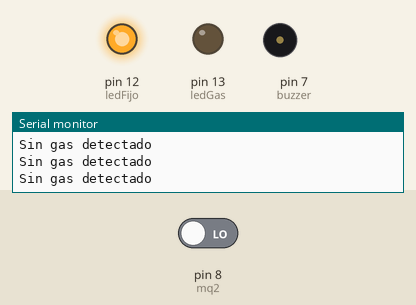
Simulated run of this sketch. Board: Arduino Uno, built with avr-gcc and run on an emulated ATmega328P. Shown: output pins drawn as LEDs (lit = HIGH), buzzer (waves = sounding), the last lines printed to the serial monitor. Inputs (shaded band) come from the test bench; at power-on: pin 8 (mq2) LOW.

Above: at 2.8 s.
2.9 s: pin 8 (mq2) driven HIGH
At 3.8 s:
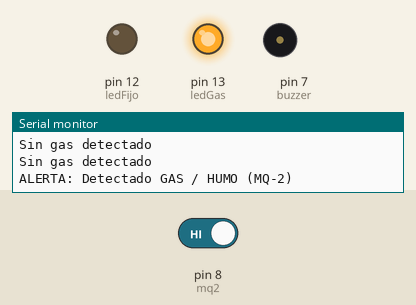
6.5 s: pin 8 (mq2) driven LOW
At 8.1 s:
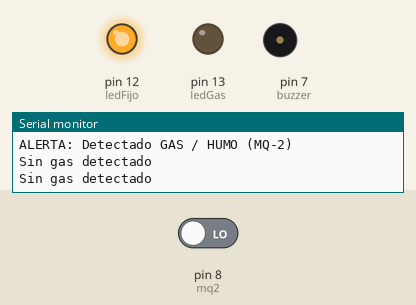
Timing chart, 0 to 9.6 s (numbered marks = the images above; inputs shaded):
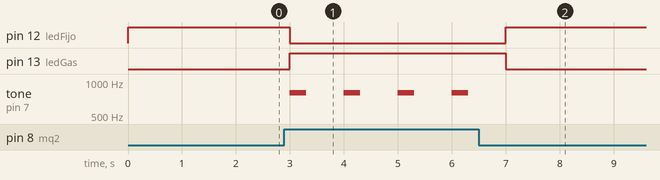

The sketch:

prueba_mq2.ino
```cpp
int mq2 = 8;        // Pin DO del MQ-2
int ledGas = 13;    // LED que se activa con gas
int buzzer = 7;     // Buzzer
int ledFijo = 12;   // LED siempre encendido

void setup() {
  Serial.begin(9600);

  pinMode(mq2, INPUT);
  pinMode(ledGas, OUTPUT);
  pinMode(buzzer, OUTPUT);
  pinMode(ledFijo, OUTPUT);

  digitalWrite(ledFijo, HIGH); // LED 12 siempre encendido
  digitalWrite(ledGas, LOW);   // LED 13 apagado inicialmente
}

void loop() {
  int estado = digitalRead(mq2);

  // En MQ-2: LOW = gas detectado
  if (estado == HIGH) {
    digitalWrite(ledGas, HIGH);
    digitalWrite(ledFijo, LOW);
    tone(buzzer, 800, 300);
    Serial.println("ALERTA: Detectado GAS / HUMO (MQ-2)");
  }
  else {
    digitalWrite(ledGas, LOW);
    digitalWrite(ledFijo, HIGH);
    noTone(buzzer);
    Serial.println("Sin gas detectado");
  }

  delay(1000);
}
```

Measured:
- after the input at 2.9 s, pin 12 (ledFijo): HIGH → LOW after 0.10 s; pin 13 (ledGas): LOW → HIGH after 0.10 s; tone on pin 7 (buzzer): alternates 800 Hz for 0.30 s and silent for 0.70 s, starting after 0.10 s
- after the input at 6.5 s, pin 12 (ledFijo): LOW → HIGH after 0.50 s; pin 13 (ledGas): HIGH → LOW after 0.50 s; tone on pin 7 (buzzer): stops changing and stays silent
